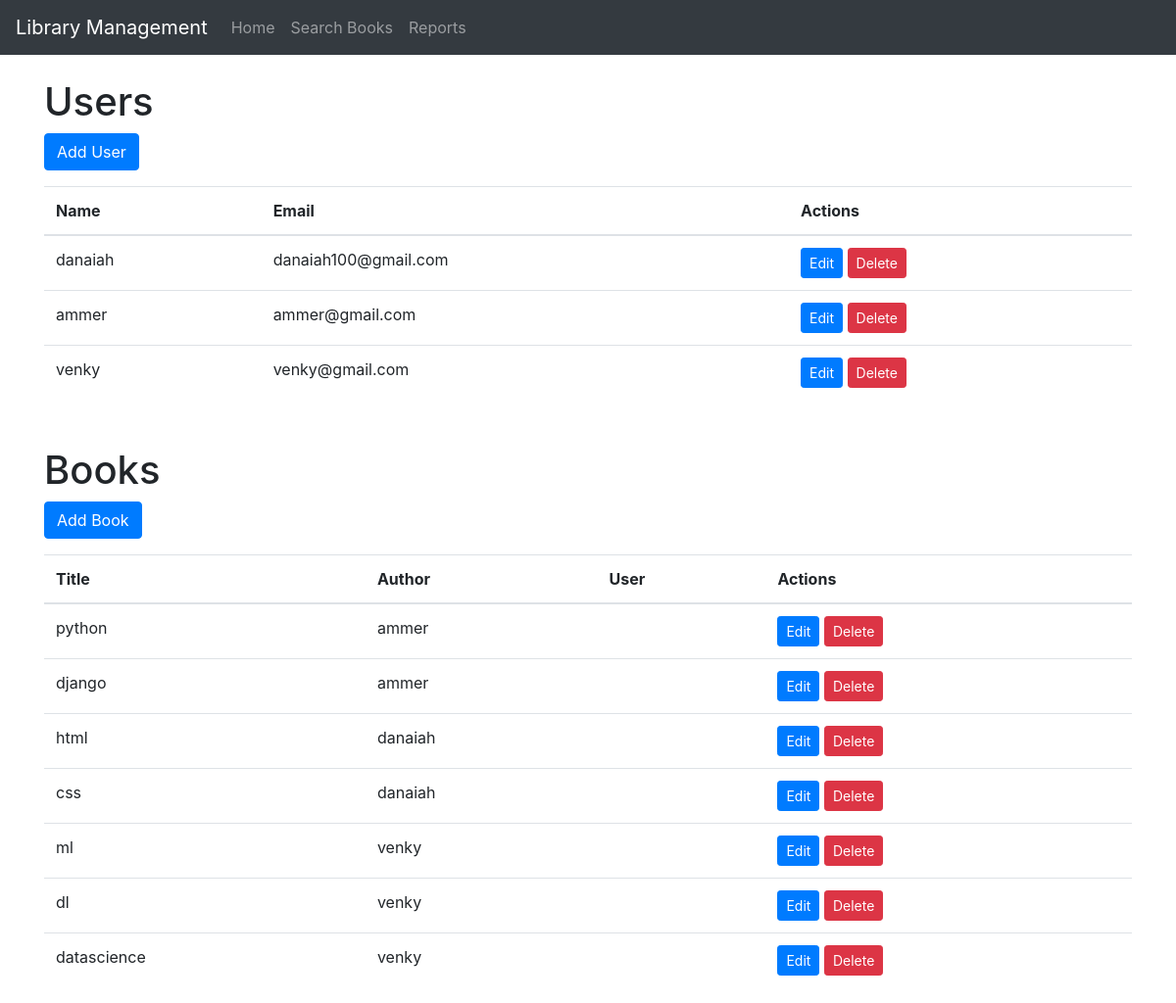
The page / on the database its author committed.
### tables this page shows
CREATE TABLE users
                (user_id INTEGER PRIMARY KEY AUTOINCREMENT, name TEXT, email TEXT UNIQUE);

CREATE TABLE books
                (book_id INTEGER PRIMARY KEY AUTOINCREMENT, title TEXT, author TEXT, user_id INTEGER, FOREIGN KEY(user_id) REFERENCES users(user_id));

### app.py (the view)
@app.route('/')
def index():
    conn = get_db_connection()
    users = conn.execute('SELECT * FROM users').fetchall()
    books = conn.execute('SELECT * FROM books').fetchall()
    conn.close()
    return render_template('index.html', users=users,books=books)

### app.py (called while the page is built)
def get_db_connection():
    conn = sqlite3.connect('library.db')
    conn.row_factory = sqlite3.Row
    return conn

### templates/index.html (shortened to what this page needs)
{% extends 'base.html' %}
{% block content %}
<h1>Users</h1>
<a href="{{ url_for('user') }}" class="btn btn-primary mb-3">Add User</a>
<table class="table">
    <thead>
        <tr>
            <th>Name</th>
            <th>Email</th>
            <th>Actions</th>
        </tr>
    </thead>
    <tbody>
        {% for user in users %}
        <tr>
            <td>{{ user.name }}</td>
            <td>{{ user.email }}</td>
            <td>
                <a href="{{ url_for('user', user_id=user.user_id) }}" class="btn btn-sm btn-primary">Edit</a>
                <form action="{{ url_for('delete_user') }}" method="post" style="display: inline-block;">
                    <button type="submit" class="btn btn-sm btn-danger">Delete</button>
                </form>
            </td>
        </tr>
        {% endfor %}
    </tbody>
</table>
<h1 class="mt-5">Books</h1>
<a href="{{ url_for('book') }}" class="btn btn-primary mb-3">Add Book</a>
<table class="table">
    <thead>
        <tr>
            <th>Title</th>
            <th>Author</th>
            <th>User</th>
            <th>Actions</th>
        </tr>
    </thead>
    <tbody>
        {% for book in books %}
        <tr>
            <td>{{ book.title }}</td>
            <td>{{ book.author }}</td>
            <td>{{ book.name }}</td>
            <td>
                <a href="{{ url_for('book', book_id=book.book_id) }}" class="btn btn-sm btn-primary">Edit</a>
                <form action="{{ url_for('delete_book') }}" method="post" style="display: inline-block;">
                    <button type="submit" class="btn btn-sm btn-danger">Delete</button>
                </form>
            </td>
        </tr>
        {% endfor %}
    </tbody>
</table>
{% endblock %}

### templates/base.html (shortened to what this page needs)
<!DOCTYPE html>
<html lang="en">
<head>
    <link rel="stylesheet" href="https://maxcdn.bootstrapcdn.com/bootstrap/4.0.0/css/bootstrap.min.css">
</head>
<body>
    <nav class="navbar navbar-expand-lg navbar-dark bg-dark">
        <a class="navbar-brand" href="{{ url_for('index') }}">Library Management</a>
        <ul class="navbar-nav mr-auto">
            <li class="nav-item">
                <a class="nav-link" href="{{ url_for('index') }}">Home</a>
            </li>
            <li class="nav-item">
                <a class="nav-link" href="{{ url_for('search') }}">Search Books</a>
            </li>
            <li class="nav-item">
                <a class="nav-link" href="{{ url_for('reports') }}">Reports</a>
            </li>
        </ul>
    </nav>
    <div class="container mt-4">
        {% block content %}{% endblock %}
    </div>
</body>
</html>

### rows shown on the page
users: name "danaiah", email "danaiah100@gmail.com"
users: name "ammer", email "ammer@gmail.com"
users: name "venky", email "venky@gmail.com"
books: title "python", author "ammer"
books: title "django", author "ammer"
books: title "html", author "danaiah"
books: title "css", author "danaiah"
books: title "ml", author "venky"
books: title "dl", author "venky"
books: title "datascience", author "venky"
